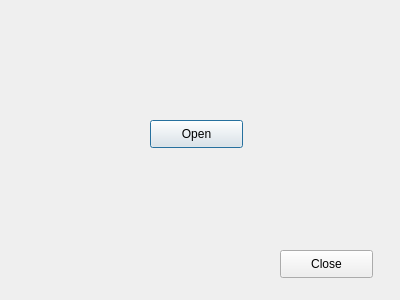
<?xml version="1.0" encoding="UTF-8"?>
<ui version="4.0">
 <class>TestQGIS4DialogBase</class>
 <widget class="QDialog" name="TestQGIS4DialogBase">
  <property name="geometry">
   <rect>
    <x>0</x>
    <y>0</y>
    <width>400</width>
    <height>300</height>
   </rect>
  </property>
  <property name="windowTitle">
   <string>Test QGIS4</string>
  </property>
  <widget class="QPushButton" name="pushButtonOpen">
   <property name="geometry">
    <rect>
     <x>150</x>
     <y>120</y>
     <width>93</width>
     <height>28</height>
    </rect>
   </property>
   <property name="text">
    <string>Open</string>
   </property>
  </widget>
  <widget class="QPushButton" name="pushButtonClose">
   <property name="geometry">
    <rect>
     <x>280</x>
     <y>250</y>
     <width>93</width>
     <height>28</height>
    </rect>
   </property>
   <property name="text">
    <string>Close</string>
   </property>
  </widget>
 </widget>
 <resources/>
 <connections>
  <connection>
   <sender>pushButtonClose</sender>
   <signal>clicked()</signal>
   <receiver>TestQGIS4DialogBase</receiver>
   <slot>accept()</slot>
   <hints>
    <hint type="sourcelabel">
     <x>326</x>
     <y>263</y>
    </hint>
    <hint type="destinationlabel">
     <x>199</x>
     <y>149</y>
    </hint>
   </hints>
  </connection>
 </connections>
</ui>
